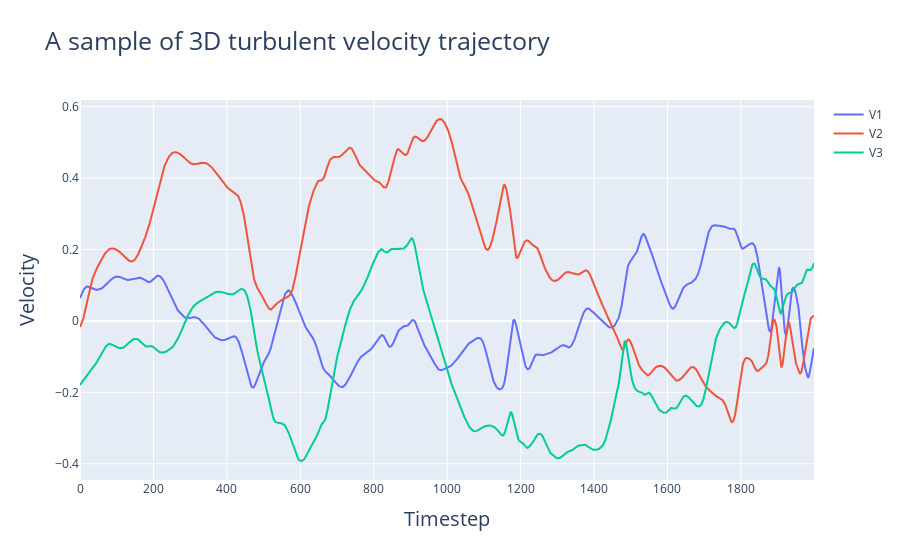

Here is the notebook cell this chart was saved with:
### Code cell
# Name of the 3D turbulent velocity trajectories
file_3d = 'Lagr_u3c_diffusion-demo.h5'

# Fetch the file
trajectories_3d = file_loader(file_3d)

# Plot the time-series of the 150th trajectory
sample_3d = trajectories_3d[150]
plot_time_series(sample_3d)

### Figure 1 — Plotly figure (JSON) as saved in the notebook; plotly's stock layout.template omitted (floating-point values rounded to 4 significant figures; data arrays with more than 128 entries replaced by an {"elided": "..."} marker saying what was removed)
{"data": [{"mode": "lines", "name": "V1", "type": "scatter", "x": {"elided": "2000 int values"}, "y": {"elided": "2000 float values"}}, {"mode": "lines", "name": "V2", "type": "scatter", "x": {"elided": "2000 int values"}, "y": {"elided": "2000 float values"}}, {"mode": "lines", "name": "V3", "type": "scatter", "x": {"elided": "2000 int values"}, "y": {"elided": "2000 float values"}}], "layout": {"title": {"font": {"size": 25}, "text": "A sample of 3D turbulent velocity trajectory"}, "xaxis": {"title": {"font": {"size": 20}, "text": "Timestep"}}, "yaxis": {"title": {"font": {"size": 20}, "text": "Velocity"}}}}
